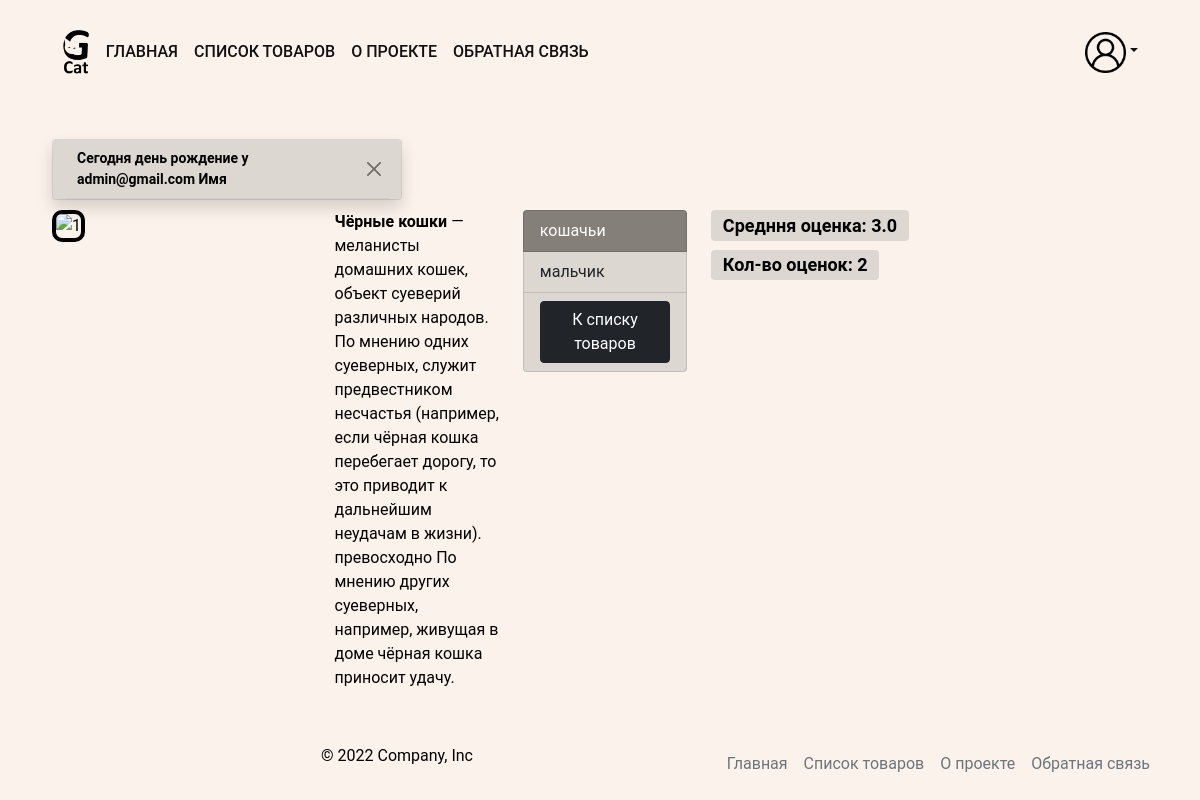
The app's page /catalog/1/ with its own data.
### users/models.py (models this page shows, shortened)
class Profile(AbstractBaseUser, PermissionsMixin):
    objects = ProfileManager()
    first_name = models.CharField(
        'имя',
        max_length=150,
        blank=True,
        null=True,
    )
    last_name = models.CharField(
        'фамилия',
        max_length=150,
        blank=True,
        null=True,
    )
    email = models.EmailField(
        'почта',
        unique=True,
        null=True,
    )
    is_active = models.BooleanField(
        'активная учетная запись',
        default=True,
        null=True,
    )
    is_staff = models.BooleanField(
        'сотрудник',
        default=False,
        null=True,
    )
    is_superuser = models.BooleanField(
        'админ',
        default=False,
        null=True,
    )
    date_joined = models.DateTimeField(default=timezone.now)
    birthday = models.DateField(
        'день рождения',
        blank=True,
        null=True,
    )
    USERNAME_FIELD = 'email'
    class Meta:
        default_related_name = 'profiles'
        verbose_name = 'пользователь'
        verbose_name_plural = 'пользователи'

### catalog/models.py (models this page shows)
class Item(BaseModel):
    objects = ItemManager()
    is_on_main = models.BooleanField(
        'на главную',
        default=False,
    )
    name = models.CharField(
        'название',
        unique=True,
        help_text='Максимальная длина 150',
        max_length=150,
    )
    text = RichTextField(
        'описание',
        validators=[validate_must_be_param('превосходно', 'роскошно')],
        help_text='В тексте должны быть слова "превосходно" или "роскошно"',
    )
    category = models.ForeignKey(
        'Category',
        verbose_name='категория',
        help_text='Выберите категории',
        on_delete=models.CASCADE,
    )
    tags = models.ManyToManyField(
        'Tag',
        verbose_name='тег',
        help_text='Выберите тег',
    )
    class Meta:
        default_related_name = 'items'
        verbose_name = 'товар'
        verbose_name_plural = 'товары'

class Category(BaseModelWithSlug):
    name = models.CharField(
        'название',
        unique=True,
        help_text='Максимальная длина 150',
        max_length=150,
    )
    weight = models.SmallIntegerField(
        'вес',
        help_text='от 0 до 32767, значение по умолчанию 100',
        default=100,
    )
    class Meta:
        verbose_name = 'категория'
        verbose_name_plural = 'категории'
        ordering = 'weight', 'id'

class Tag(BaseModelWithSlug):
    objects = TagManager()
    name = models.CharField(
        'название',
        unique=True,
        help_text='Максимальная длина 150',
        max_length=150,
    )
    class Meta:
        default_related_name = 'tags'
        verbose_name = 'тег'
        verbose_name_plural = 'теги'

### catalog/views.py (the view, shortened to what this page needs)
class ItemDetailView(DetailView, FormView):
    model = Item
    form_class = RatingForm
    template_name = 'catalog/item_detail.html'
    context_object_name = 'item'
    def get_context_data(self, **kwargs):
        context = super().get_context_data(**kwargs)
        rating = Rating.objects.filter(
            item=context['item'],
        )
        context['stat'] = rating.aggregate(
            Avg('rate'),
            Count('rate'),
        )
        if self.request.user and self.request.user.is_authenticated:
            rate = rating.filter(
                user=self.request.user,
            ).first()
            if rate:
                context['form'].fields['rate'].initial = rate.rate
        return context

### core/models.py (called while the page is built)
    @property
    def get_img(self):
        return get_thumbnail(
            self.upload,
            '300x300',
            crop='center',
            quality=51,
        )

### core/user_processor.py (called while the page is built)
def access_users(request):
    users = Profile.objects.published()
    return {'users': users}

### users/managers.py (called while the page is built)
    def published(self):
        return (
            self.get_queryset()
            .filter(birthday=datetime.today())
            .values('email', 'first_name')
        )

### templates/catalog/item_detail.html (shortened to what this page needs)
{% extends "base.html" %}
{% load static %}
{% block content %}
<div class="row">
  <div class="col-lg-3 col-md-4 col-6">
    <img
      src="{{ item.photo.get_img.url }}"
      style="width: 100%; border:4px solid #000000; border-radius: 10px;"
      alt="{{item.id}}"
    >
  </div>
  <div class="col-lg-2 col-md-3 col-5">{{item.text|safe}}</div>
  <div class="col-lg-2 col-md-3 col-4">
    <ul class="list-group">
      <li class="list-group-item" aria-current="true" style="background-color: #857f7a; color: #fff">{{item.category.name}}</li>
      {% for tag in item.tags.all %}
        <li class="list-group-item" style="background-color: #ddd7d2">{{tag.name}}</li>
      {% endfor %}
      <li class="list-group-item" style="background-color: #ddd7d2">
        <a href="{% url 'catalog:item_list' %}" class="btn btn-dark">К списку товаров</a>
      </li>
    </ul>
  </div>
  <div class="col-lg-2 col-md-3 col-4">
    <h4><span class="badge" style="background-color: #ddd7d2; color: #000">
      Средння оценка:
      {% if stat.rate__avg %}
        {{ stat.rate__avg }}
      {% else %}
        -
      {% endif %}
    </span></h4>
    <h4><span class="badge" style="background-color: #ddd7d2; color: #000">Кол-во оценок: {{ stat.rate__count }}</span></h4>
  </div>
</div>
{% endblock %}

### templates/includes/users_birthday.html
<div class="container">
  <div class="row">
    {% for user in users %}
    <div class="toast fade show" role="alert" aria-live="assertive" aria-atomic="true" style="margin: 10px; background-color: #ddd7d2; color: #000;">
      <div class="toast-header" style="background-color: #ddd7d2; color: #000;">
        <strong class="me-auto">
          Сегодня день рождение у {{ user.email }}
          {% if user.first_name %}
            {{ user.first_name }}
          {% endif %}
        </strong>
        <button type="button" class="btn-close" data-bs-dismiss="toast" aria-label="Close"></button>
      </div>
    </div>
    {% endfor %}
  </div>
</div>

### static_dev/style/style.css (style rules this page uses)
html { font-size: 16px; }
body { font-family: 'Roboto', sans-serif; font-size: 16px; font-weight: 400; color: #000; background-color: #fff; min-width: 350px; min-height: 100vh; display: flex; flex-direction: column; background-color: #FBF2EB; }
img { max-width: 100%; height: auto; }
a { color: #111; }

### records on screen
Profile: email "admin@gmail.com", first_name "Имя"
Item: text "Чёрные кошки — меланисты домашних кошек, объект суеверий различных народов. По мнению одних суеверных, служит предвестником несчастья (например, если чёрная кошка перебегает дорогу, то это приводит к дальнейшим неудачам в жизни). превосходно По мнению других суеверных, например, живущая в доме чёрная кошка приносит удачу.", category.name "кошачьи"
Tag: name "мальчик"

### other values on screen
{{ stat.rate__avg }} "3.0"
{{ stat.rate__count }} "2"
